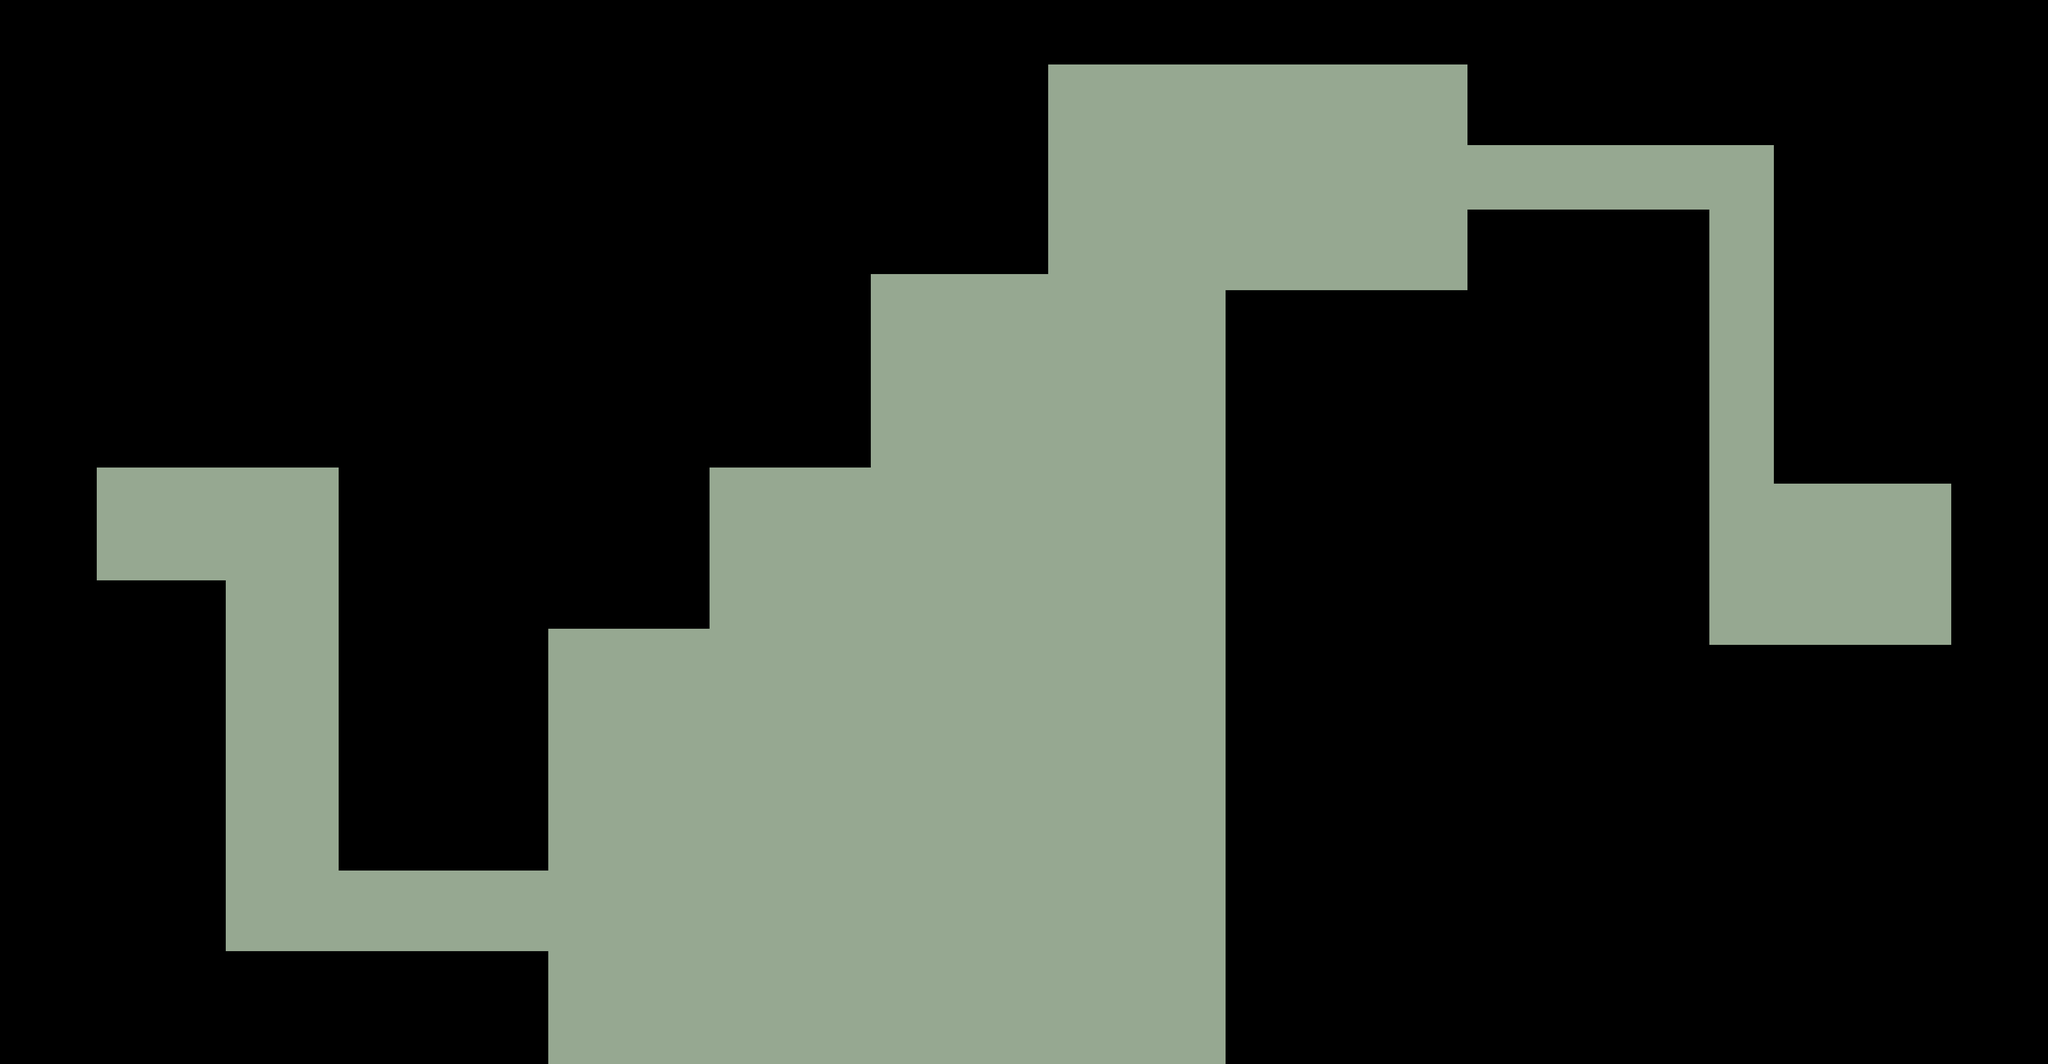

This is a level from a 2D game, rendered from its Tiled map with the project's own tilesets. A one-line summary and the map file follow, with tile-layer data summarised:
An orthogonal 127x66 tile map with 32x32 px tiles, 4 tile layers (Tiles 4, Tiles 3, Tiles 2 (Game), Tiles 1), 2 tilesets and 29 objects.

<map version="1.0" orientation="orthogonal" width="127" height="66" tilewidth="32" tileheight="32" backgroundcolor="#96a891">
 <tileset firstgid="1" name="plantcave" tilewidth="32" tileheight="32">
  <image source="Tilesets/tilesetplantcave.png" width="256" height="256" />
 </tileset>
 <tileset firstgid="65" name="plants" tilewidth="32" tileheight="32">
  <image source="Tilesets/PlantsTileset.png" width="256" height="256" />
 </tileset>
 <layer name="Tiles 4" width="127" height="66">
  <data>[8382 cells, 0 non-empty, 0 distinct tile ids]</data>
 </layer>
 <layer name="Tiles 3" width="127" height="66">
  <data>[8382 cells, 0 non-empty, 0 distinct tile ids]</data>
 </layer>
 <layer name="Tiles 2 (Game)" width="127" height="66">
  <data>[8382 cells, 5686 non-empty, 1 distinct tile ids]</data>
 </layer>
 <layer name="Tiles 1" width="127" height="66">
  <data>[8382 cells, 0 non-empty, 0 distinct tile ids]</data>
 </layer>
 <objectgroup name="Collider" width="127" height="66">
  <object x="0" y="0" width="1728" height="928" />
  <object x="0" y="928" width="192" height="1184" />
  <object x="192" y="1152" width="256" height="960" />
  <object x="448" y="1888" width="640" height="224" />
  <object x="672" y="928" width="416" height="800" />
  <object x="1088" y="928" width="320" height="320" />
  <object x="1728" y="0" width="352" height="544" />
  <object x="2080" y="0" width="832" height="128" />
  <object x="2912" y="0" width="1152" height="288" />
  <object x="3520" y="288" width="544" height="672" />
  <object x="3872" y="960" width="192" height="1152" />
  <object x="3392" y="1280" width="480" height="832" />
  <object x="2912" y="416" width="480" height="1696" />
  <object x="2432" y="576" width="480" height="1536" />
 </objectgroup>
 <objectgroup name="Bounds" width="127" height="66">
  <object x="0" y="0">
   <ellipse />
  </object>
  <object x="4064" y="2112">
   <ellipse />
  </object>
 </objectgroup>
 <objectgroup name="Lumens" width="127" height="66">
  <object x="3456" y="608" />
 </objectgroup>
 <objectgroup name="Portal" width="127" height="66">
  <object x="3744" y="1280" />
 </objectgroup>
 <objectgroup name="PlantaIsca" width="127" height="66">
  <object x="1248" y="1248" />
  <object x="1568" y="928" />
  <object x="2240" y="128" />
  <object x="1248" y="1248">
   <polyline points="0,0 0,608" />
  </object>
  <object x="1568" y="928">
   <polyline points="0,0 0,672" />
  </object>
  <object x="2240" y="128">
   <polyline points="0,0 0,736" />
  </object>
  <object x="1920" y="544">
   <ellipse />
  </object>
  <object x="1920" y="544">
   <polyline points="0,0 0,736" />
  </object>
 </objectgroup>
 <objectgroup name="PedraVertical" width="127" height="66">
  <object x="2944" y="416">
   <ellipse />
  </object>
 </objectgroup>
 <objectgroup name="Pedra Horizontal" width="127" height="66">
  <object x="3392" y="832">
   <ellipse />
  </object>
 </objectgroup>
 <objectgroup name="PluStart" width="127" height="66">
  <object x="288" y="1120" width="32" height="32">
   <ellipse />
  </object>
 </objectgroup>
</map>
